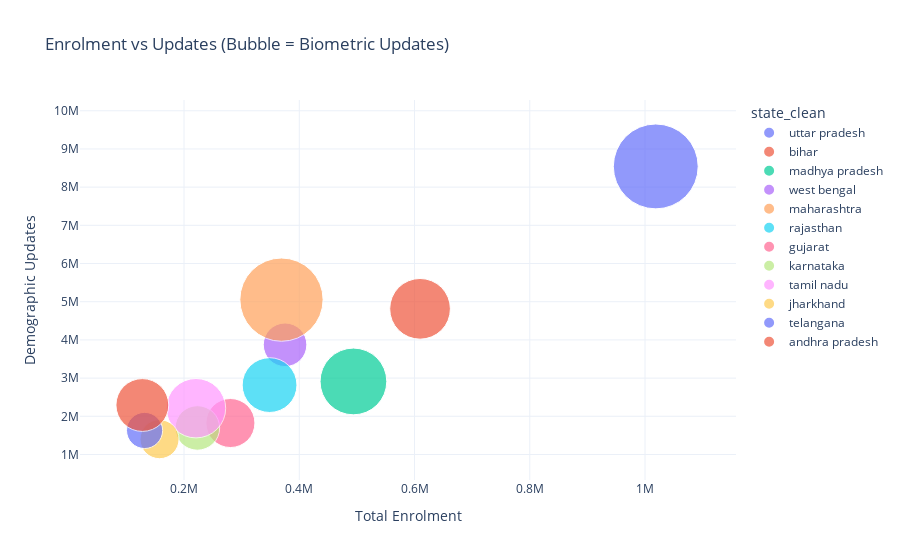

The code cell stored with this chart in its notebook:
### Code cell
state_master = (
    state_enrolment
    .merge(demo_state, on="state_clean", how="inner")
    .merge(bio_state, on="state_clean", how="inner")
)

fig = px.scatter(
    state_master,
    x="total_enrolment",
    y="total_demo_updates",
    size="total_bio_updates",
    color="state_clean",
    title="Enrolment vs Updates (Bubble = Biometric Updates)",
    size_max=60
)

fig.update_layout(
    xaxis_title="Total Enrolment",
    yaxis_title="Demographic Updates",
    template="plotly_white"
)

fig.show()

### Figure 1 — Plotly figure (JSON) as saved in the notebook; plotly's stock layout.template omitted (floating-point values rounded to 4 significant figures)
{"data": [{"hovertemplate": "state_clean=uttar pradesh<br>total_enrolment=%{x}<br>total_demo_updates=%{y}<br>total_bio_updates=%{marker.size}<extra></extra>", "legendgroup": "uttar pradesh", "marker": {"color": "#636efa", "size": [9577735], "sizemode": "area", "sizeref": 2660.0, "symbol": "circle"}, "mode": "markers", "name": "uttar pradesh", "orientation": "v", "showlegend": true, "type": "scatter", "x": [1018629], "xaxis": "x", "y": [8542328], "yaxis": "y"}, {"hovertemplate": "state_clean=bihar<br>total_enrolment=%{x}<br>total_demo_updates=%{y}<br>total_bio_updates=%{marker.size}<extra></extra>", "legendgroup": "bihar", "marker": {"color": "#EF553B", "size": [4897587], "sizemode": "area", "sizeref": 2660.0, "symbol": "circle"}, "mode": "markers", "name": "bihar", "orientation": "v", "showlegend": true, "type": "scatter", "x": [609585], "xaxis": "x", "y": [4814350], "yaxis": "y"}, {"hovertemplate": "state_clean=madhya pradesh<br>total_enrolment=%{x}<br>total_demo_updates=%{y}<br>total_bio_updates=%{marker.size}<extra></extra>", "legendgroup": "madhya pradesh", "marker": {"color": "#00cc96", "size": [5923771], "sizemode": "area", "sizeref": 2660.0, "symbol": "circle"}, "mode": "markers", "name": "madhya pradesh", "orientation": "v", "showlegend": true, "type": "scatter", "x": [493970], "xaxis": "x", "y": [2912938], "yaxis": "y"}, {"hovertemplate": "state_clean=west bengal<br>total_enrolment=%{x}<br>total_demo_updates=%{y}<br>total_bio_updates=%{marker.size}<extra></extra>", "legendgroup": "west bengal", "marker": {"color": "#ab63fa", "size": [2524619], "sizemode": "area", "sizeref": 2660.0, "symbol": "circle"}, "mode": "markers", "name": "west bengal", "orientation": "v", "showlegend": true, "type": "scatter", "x": [375340], "xaxis": "x", "y": [3872734], "yaxis": "y"}, {"hovertemplate": "state_clean=maharashtra<br>total_enrolment=%{x}<br>total_demo_updates=%{y}<br>total_bio_updates=%{marker.size}<extra></extra>", "legendgroup": "maharashtra", "marker": {"color": "#FFA15A", "size": [9226139], "sizemode": "area", "sizeref": 2660.0, "symbol": "circle"}, "mode": "markers", "name": "maharashtra", "orientation": "v", "showlegend": true, "type": "scatter", "x": [369139], "xaxis": "x", "y": [5054602], "yaxis": "y"}, {"hovertemplate": "state_clean=rajasthan<br>total_enrolment=%{x}<br>total_demo_updates=%{y}<br>total_bio_updates=%{marker.size}<extra></extra>", "legendgroup": "rajasthan", "marker": {"color": "#19d3f3", "size": [3994955], "sizemode": "area", "sizeref": 2660.0, "symbol": "circle"}, "mode": "markers", "name": "rajasthan", "orientation": "v", "showlegend": true, "type": "scatter", "x": [348458], "xaxis": "x", "y": [2817615], "yaxis": "y"}, {"hovertemplate": "state_clean=gujarat<br>total_enrolment=%{x}<br>total_demo_updates=%{y}<br>total_bio_updates=%{marker.size}<extra></extra>", "legendgroup": "gujarat", "marker": {"color": "#FF6692", "size": [3196514], "sizemode": "area", "sizeref": 2660.0, "symbol": "circle"}, "mode": "markers", "name": "gujarat", "orientation": "v", "showlegend": true, "type": "scatter", "x": [280549], "xaxis": "x", "y": [1824327], "yaxis": "y"}, {"hovertemplate": "state_clean=karnataka<br>total_enrolment=%{x}<br>total_demo_updates=%{y}<br>total_bio_updates=%{marker.size}<extra></extra>", "legendgroup": "karnataka", "marker": {"color": "#B6E880", "size": [2635954], "sizemode": "area", "sizeref": 2660.0, "symbol": "circle"}, "mode": "markers", "name": "karnataka", "orientation": "v", "showlegend": true, "type": "scatter", "x": [223235], "xaxis": "x", "y": [1695285], "yaxis": "y"}, {"hovertemplate": "state_clean=tamil nadu<br>total_enrolment=%{x}<br>total_demo_updates=%{y}<br>total_bio_updates=%{marker.size}<extra></extra>", "legendgroup": "tamil nadu", "marker": {"color": "#FF97FF", "size": [4698117], "sizemode": "area", "sizeref": 2660.0, "symbol": "circle"}, "mode": "markers", "name": "tamil nadu", "orientation": "v", "showlegend": true, "type": "scatter", "x": [220789], "xaxis": "x", "y": [2212228], "yaxis": "y"}, {"hovertemplate": "state_clean=jharkhand<br>total_enrolment=%{x}<br>total_demo_updates=%{y}<br>total_bio_updates=%{marker.size}<extra></extra>", "legendgroup": "jharkhand", "marker": {"color": "#FECB52", "size": [2026297], "sizemode": "area", "sizeref": 2660.0, "symbol": "circle"}, "mode": "markers", "name": "jharkhand", "orientation": "v", "showlegend": true, "type": "scatter", "x": [157539], "xaxis": "x", "y": [1401189], "yaxis": "y"}, {"hovertemplate": "state_clean=telangana<br>total_enrolment=%{x}<br>total_demo_updates=%{y}<br>total_bio_updates=%{marker.size}<extra></extra>", "legendgroup": "telangana", "marker": {"color": "#636efa", "size": [1737654], "sizemode": "area", "sizeref": 2660.0, "symbol": "circle"}, "mode": "markers", "name": "telangana", "orientation": "v", "showlegend": true, "type": "scatter", "x": [131574], "xaxis": "x", "y": [1629908], "yaxis": "y"}, {"hovertemplate": "state_clean=andhra pradesh<br>total_enrolment=%{x}<br>total_demo_updates=%{y}<br>total_bio_updates=%{marker.size}<extra></extra>", "legendgroup": "andhra pradesh", "marker": {"color": "#EF553B", "size": [3714633], "sizemode": "area", "sizeref": 2660.0, "symbol": "circle"}, "mode": "markers", "name": "andhra pradesh", "orientation": "v", "showlegend": true, "type": "scatter", "x": [127686], "xaxis": "x", "y": [2295582], "yaxis": "y"}], "layout": {"legend": {"itemsizing": "constant", "title": {"text": "state_clean"}, "tracegroupgap": 0}, "title": {"text": "Enrolment vs Updates (Bubble = Biometric Updates)"}, "xaxis": {"anchor": "y", "domain": [0, 1], "title": {"text": "Total Enrolment"}}, "yaxis": {"anchor": "x", "domain": [0, 1], "title": {"text": "Demographic Updates"}}}}
